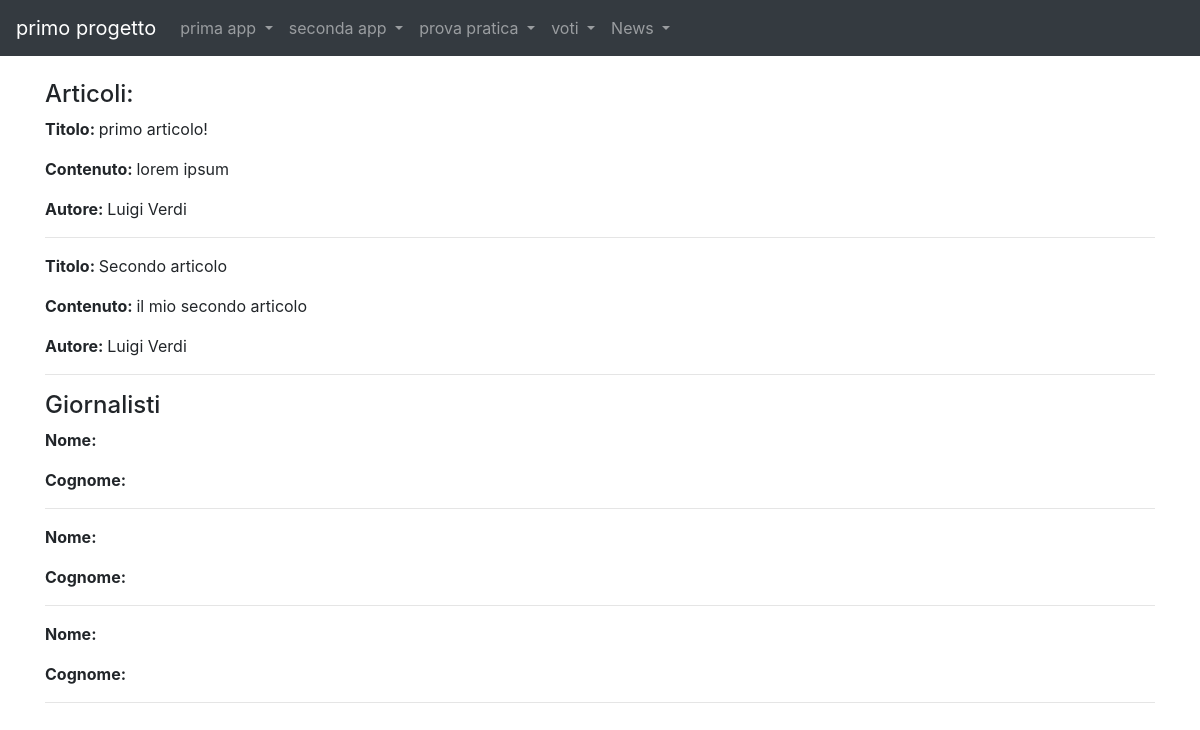
The app's page /news/home/ with its own data.
### news/models.py (models this page shows)
class Articolo(models.Model):
    titolo=models.CharField(max_length=100)
    contenuto=models.TextField()
    giornalista=models.ForeignKey(Giornalista,on_delete=models.CASCADE,related_name="articoli")
    visualizzazioni=models.CharField(max_length=1000)
    data=models.DateField(blank=True)
    def __str__(self):
        return self.titolo
    class Meta:
        verbose_name = "Articolo"
        verbose_name_plural = "Articoli"

class Giornalista(models.Model):
    nome=models.CharField(max_length=20)
    cognome=models.CharField(max_length=20)
    anno_di_nascita=models.DateField(blank=True)
    def __str__(self):
        return self.nome + " " + self.cognome
    class Meta:
        verbose_name = "Giornalista"
        verbose_name_plural = "Giornalisti"

### news/views.py (the view)
# urls.py: path('home/',home,name="home"),
def home(request):
    articoli=Articolo.objects.all()
    giornalisti=Giornalista.objects.all()
    context={"articoli": articoli, "giornalisti": giornalisti}
    print(context)
    return render(request, "homepage_news.html",context)

### news/templates/homepage_news.html (shortened to what this page needs)
{%extends "base.html"%}
{% block content %}
<h4>Articoli: </h4>
{% for articolo in articoli %}
    <p><strong>Titolo: </strong>{{ articolo.titolo }}</p>
    <p><strong>Contenuto: </strong>{{ articolo.contenuto }}</p>
    <p><strong>Autore: </strong>{{ articolo.giornalista }}</p>
    <hr>
{% endfor %}
<h4>Giornalisti</h4>
{% for giornalista in giornalisti %}
<p><strong>Nome: </strong>{{ articolo.nome }}</p>
<p><strong>Cognome: </strong>{{ articolo.cognome }}</p>
<hr>
{% endfor %}
{%endblock content%}

### records on screen
Articolo: titolo "primo articolo!", contenuto "lorem ipsum", giornalista "Luigi Verdi"
Articolo: titolo "Secondo articolo", contenuto "il mio secondo articolo", giornalista "Luigi Verdi"
